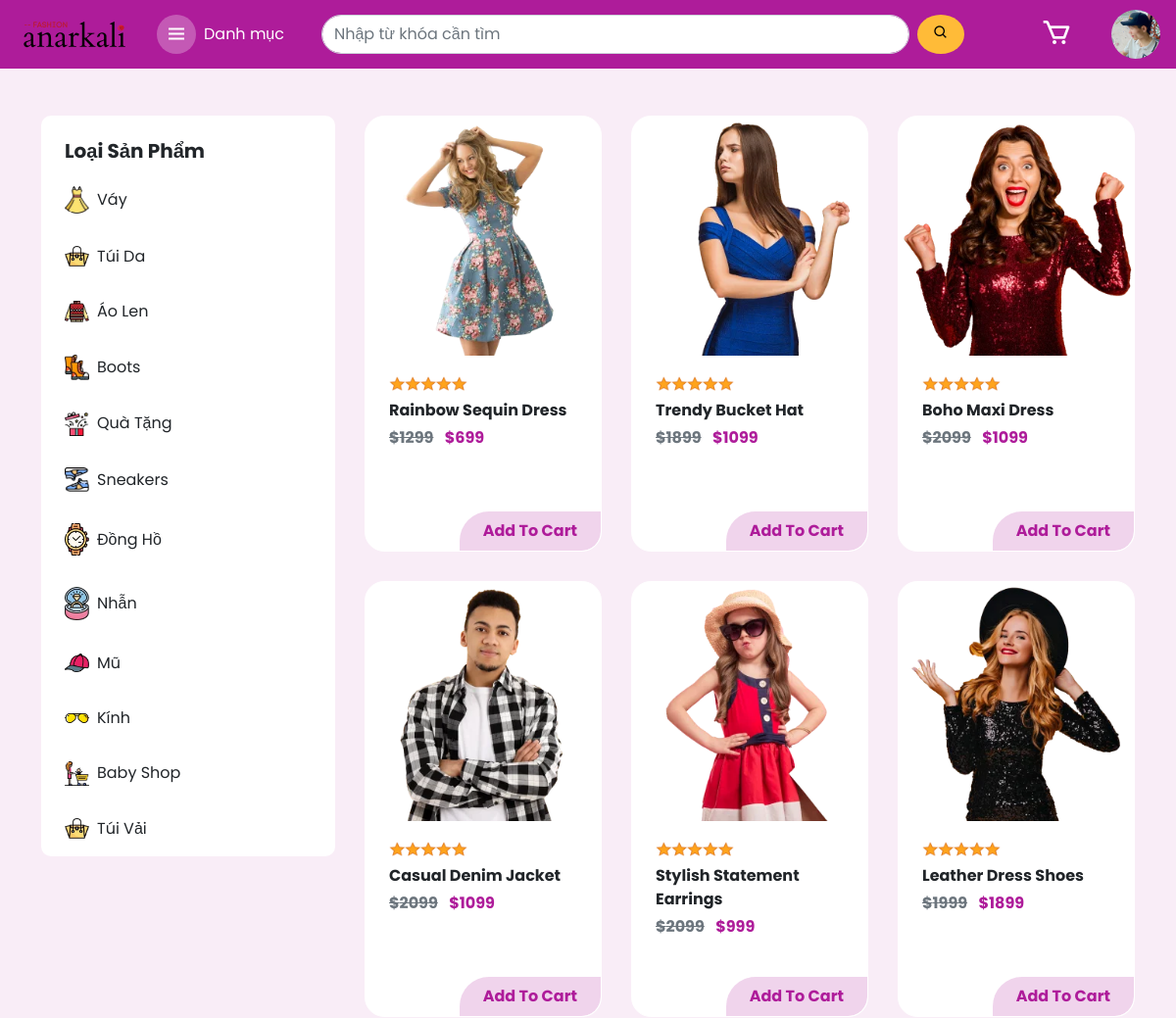
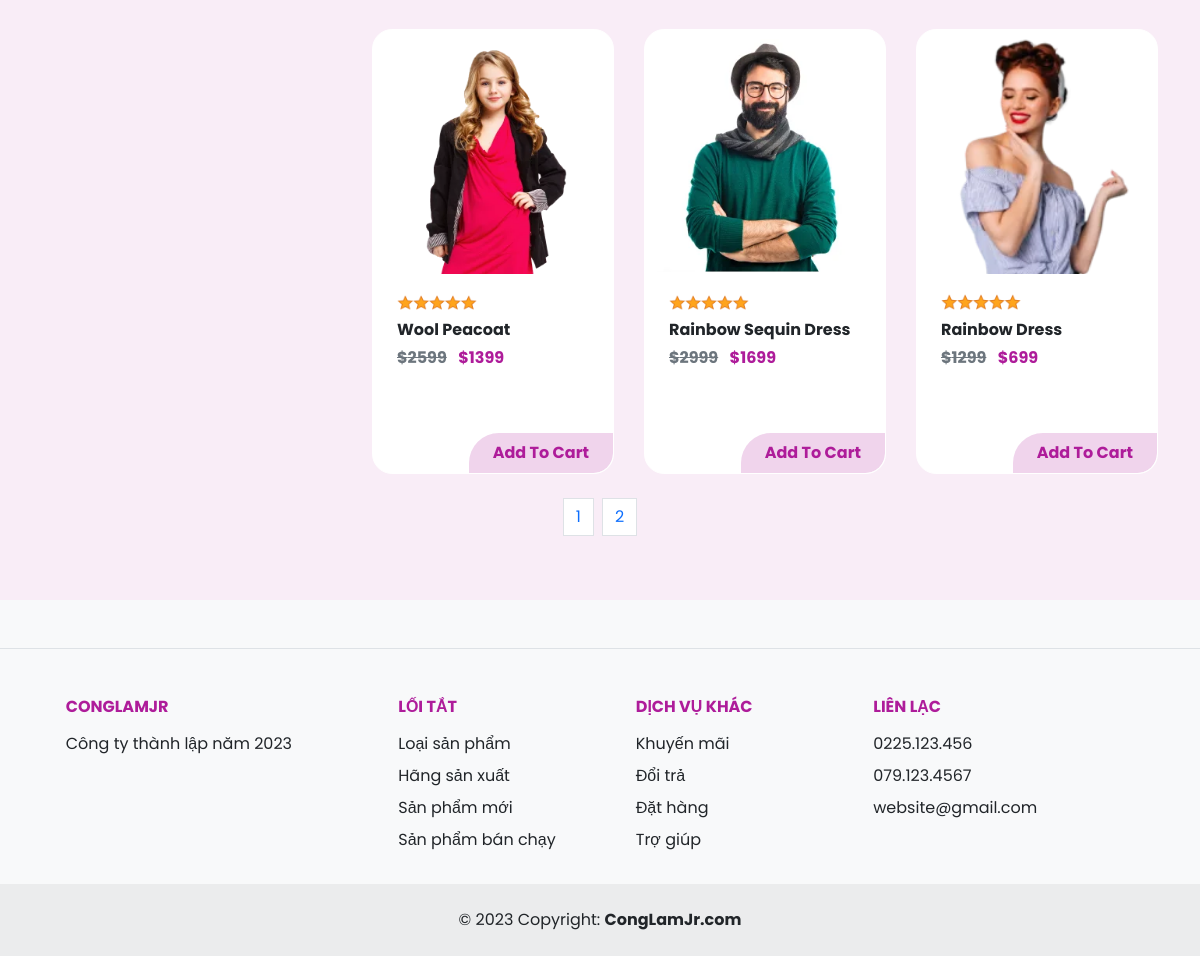
Screenshot of /trang_chu/xem_theo_loai_san_pham.php (signed in) with the database file from the repository (2 pictures, top to bottom).
### tables this page shows
CREATE TABLE `nguoidung` (
  `TaiKhoan` varchar(64) NOT NULL,
  `MatKhau` varchar(64) NOT NULL,
  `Email` varchar(64) NOT NULL,
  `HinhAnh` varchar(68) NOT NULL,
  `Quyen` int(1) NOT NULL,
  `TrangThai` int(1) NOT NULL
);

CREATE TABLE `loaisanpham` (
  `MaLoaiSanPham` int(64) NOT NULL,
  `TenLoaiSanPham` varchar(64) NOT NULL,
  `HinhAnh` varchar(68) NOT NULL,
  `TrangThai` int(1) NOT NULL
);

CREATE TABLE `sanpham` (
  `MaSanPham` int(64) NOT NULL,
  `TenSanPham` varchar(64) NOT NULL,
  `HinhAnh` varchar(69) NOT NULL,
  `GiaGoc` int(64) NOT NULL,
  `GiaKhuyenMai` int(64) NOT NULL,
  `MoTa` varchar(2000) NOT NULL,
  `GioiTinh` varchar(3) NOT NULL,
  `MaKichThuoc` int(64) NOT NULL,
  `MaLoaiSanPham` int(64) NOT NULL,
  `MaHangSanXuat` int(64) NOT NULL,
  `TrangThai` int(1) NOT NULL
);

### quan_tri/module/database.php (called while the page is built, shortened)
<?php
  function execute_query($sql, $params=NULL) {
    $server = 'localhost';
    $username = 'root';
    $password = '';
    $dbname = 'shopthoitrang';
    $conn = new PDO("mysql:host={$server};dbname={$dbname}", $username, $password);
    $stmt = $conn->prepare($sql);
    if (isset($params))
      foreach ($params as $key => $value)
        $stmt->bindValue($key,$value,PDO::PARAM_STR);
    $stmt->execute();
    return $stmt->fetchAll();
  }
?>

### trang_chu/xem_theo_loai_san_pham.php (the view, shortened to what this page needs)
<!DOCTYPE html>
<html lang="en">
<head>
  <?php
    include 'module/head.php';
  ?>
</head>
<body>
  <form action='xu_ly_tim_kiem.php' method='post' class='d-flex align-items-center justify-content-between header px-3'>
    <?php
      include 'module/header.php';
    ?>
  </form>
  <div class='body containter-fluid'>
    <div class='display_section py-5'>
      <div class='container-md'>
        <div class='display'>
          <div class='sidebar bg-white pt-4 d-flex flex-column overflow-hidden'>
            <div class='fw-bold h5 ms-4'>Loại Sản Phẩm</div>
            <?php
              $sql = "SELECT * FROM loaisanpham";
              $loai_san_phams = execute_query($sql);
              foreach($loai_san_phams as $loai_san_pham){
                echo "<a class='text-decoration-none text-dark d-flex align-items-center py-3' href='xem_theo_loai_san_pham.php?id={$loai_san_pham['MaLoaiSanPham']}'>
                    <img class='icon_loai_san_pham ms-4' src='../data/loai_san_pham/{$loai_san_pham['HinhAnh']}'>
                    <div class='ms-2'>{$loai_san_pham['TenLoaiSanPham']}</div>
                  </a>
                ";
              }
            ?>
          </div>
          <div class='products'>
            <?php
              $sql = "";
              $params = array();
              if(isset($_GET['id'])){
                $ma_loai_san_pham = $_GET['id'];
                $sql = "SELECT * FROM sanpham WHERE MaLoaiSanPham=:ma_loai_san_pham";
                $params['ma_loai_san_pham'] = $ma_loai_san_pham;
              }else{
                $sql = "SELECT * FROM sanpham";
              }
              $page_index = 1;
              $page_length = 9;
              $page_start = ($page_index - 1) * $page_length;
              $sql .= " LIMIT {$page_start}, {$page_length}";
              $san_phams = execute_query($sql,$params);
              foreach($san_phams as $san_pham){
                echo "<div class='item bg-white overflow-hidden position-relative'>
                        <img class='product_img mb-3' src='../data/san_pham/{$san_pham['HinhAnh']}'>
                        <img class='rating_img ms-4' src='../img/rating.png'>
                        <div class='fw-bold py-1 ms-4'>{$san_pham['TenSanPham']}</div>
                        <div class='fw-bold ms-4'><span class='text-secondary text-decoration-line-through me-2'>"."$"."{$san_pham['GiaGoc']}</span> <span style='color: #ae1c9a;'>"."$"."{$san_pham['GiaKhuyenMai']}</span></div>
                        <a href='gio_hang/xu_ly_them_gio_hang.php?id={$san_pham['MaSanPham']}'><button class='position-absolute px-4 py-2 fw-bold'>Add To Cart</button></a>
                      </div>";
              }
            ?>
          </div>
        </div>
      </div>
      <div class="pagination d-flex justify-content-center mt-4">
        <?php
          if(isset($_GET['id'])){
            $ma_loai_san_pham = $_GET['id'];
            $row_number = execute_query("SELECT COUNT(*) AS dem FROM sanpham WHERE MaLoaiSanPham=:ma_loai_san_pham", array('ma_loai_san_pham' => $ma_loai_san_pham))[0]['dem'];
            $page_number = (int) $row_number/$page_length;
            if($row_number % $page_length != 0)
              $page_number++;
            for($i = 1; $i <= $page_number; $i++){
              echo "<ul class='pagination px-1'>
                  <a href='xem_theo_loai_san_pham.php?id={$ma_loai_san_pham}&pid={$i}' class='page-link'>{$i}</a>
                </ul>";
            }
          }else{
            $row_number = execute_query("SELECT COUNT(*) AS dem FROM sanpham")[0]['dem'];
            $page_number = (int) $row_number/$page_length;
            if($row_number % $page_length != 0)
              $page_number++;
            for($i = 1; $i <= $page_number; $i++){
              echo "<ul class='pagination px-1'>
                  <a href='xem_theo_loai_san_pham.php?pid={$i}' class='page-link'>{$i}</a>
                </ul>";
            }
          }
        ?>
      </div>
    </div>
  </div>
  <div class='footer'>
    <?php
      include 'module/footer.php';
    ?>
  </div>
</body>
</html>

### trang_chu/module/header.php (shortened to what this page needs)
<div class='d-flex'>
  <img class='logo' src="../img/logo2.avif">
  <button type='button' class='d-flex align-items-center ms-4 category_button'>
    <div class='d-flex align-items-center category_icon_container p-2'><i class='bx bx-menu text-white fs-4 category_icon'></i></div>
    <div class='fs-6 text-white ps-2'>Danh mục
    </div>
  </button>
</div>
<div class='search_container d-flex'>
  <input required='true' type="text" name='tu_khoa' class='form-control input_search' placeholder='Nhập từ khóa cần tìm'>
  <button type='submit' class='px-3 py-2 button_search ms-2'><i class='bx bx-search' ></i></button>
</div>
<?php
  $hinh_anh = execute_query('SELECT HinhAnh FROM nguoidung WHERE TaiKhoan=:tai_khoan', array('tai_khoan' => $_SESSION['TenTaiKhoan']))[0][0];
?>
<div class='d-flex justify-content-center align-items-center'>
  <a href='gio_hang.php' class='text-decoration-none cart_container position-relative'>
    <i style='transform: scale(2.0);' class='bx bx-cart text-white mx-5'></i>
  </a>
  <a href="trang_ca_nhan.php"><button type='button' class='button_user'><img class='user_img' src='../data/nguoi_dung/<?php echo $hinh_anh; ?>'></button></a>
</div>

### trang_chu/style/header.css (style rules this page uses)
* { padding: 0; margin: 0; box-sizing: border-box; font-family: 'Poppins', sans-serif; }
.header { height: 70px; background-color: #ae1c9a; left: 0; right: 0; }
.header .logo { width: 120px; }
.header .category_button { background-color: unset; border: none; position: relative; }
.header .category_icon_container { background-color: rgba(255, 255, 255, 0.27); border-radius: 50%; }
.header .search_container .input_search { width: 600px; border-radius: 20px; }
.header .search_container .button_search { border: none; border-radius: 50%; background-color: #ffbb38; }
.header .user_img { object-fit: cover; width: 50px; border-radius: 50%; height: 50px; }
.button_cart, .button_user { border: none; background-color: unset; }

### trang_chu/style/body.css (style rules this page uses)
* { padding: 0; margin: 0; box-sizing: border-box; font-family: 'Poppins', sans-serif; }
.body .category_section .item_container, .display .products, .display { display: grid; grid-template-columns: repeat(6, 1fr); column-gap: 30px; row-gap: 30px; }
.body .new_arrival_section, .body .display_section { background-color: rgba(174, 28, 154, 0.08); }
.new_arrival .item, .flash_sale .item, .other_products .item, .display .products .item, .products_container .item { border-radius: 20px; height: 445px; border: 1px solid #fff; transition: 0.25s; }
.new_arrival .product_img, .flash_sale .product_img, .other_products .product_img, .products .product_img, .products_container .product_img { width: 100%; object-fit: cover; }
.rating_img { width: 80px; }
.new_arrival .item button, .flash_sale .item button, .top_selling .item button, .products .item button, .products_container .item button, .all_products .item button { padding: 1.2rem 1.6rem 1.2rem 2.5rem; border: none; right: 0; bottom: 0; border-bottom-right-radius: 20px; border-top-left-radius: 30px; background-color: rgba(174,28,154,.1882352941); color: #ae1c9a; transition: 0.25s; }
.display_section .display .sidebar { border-radius: 10px; align-self: start; }
.display_section .display { grid-template-columns: 300px 1fr; }
.display .sidebar .icon_loai_san_pham { width: 25px; object-fit: cover; }
.display .products { grid-template-columns: repeat(3, 1fr); }

### rows the page displays
nguoidung: HinhAnh (picture)
loaisanpham: HinhAnh (picture), TenLoaiSanPham "Váy"
loaisanpham: HinhAnh (picture), TenLoaiSanPham "Túi Da"
loaisanpham: HinhAnh (picture), TenLoaiSanPham "Áo Len"
loaisanpham: HinhAnh (picture), TenLoaiSanPham "Boots"
loaisanpham: HinhAnh (picture), TenLoaiSanPham "Quà Tặng"
loaisanpham: HinhAnh (picture), TenLoaiSanPham "Sneakers"
loaisanpham: HinhAnh (picture), TenLoaiSanPham "Đồng Hồ"
loaisanpham: HinhAnh (picture), TenLoaiSanPham "Nhẫn"
loaisanpham: HinhAnh (picture), TenLoaiSanPham "Mũ"
loaisanpham: HinhAnh (picture), TenLoaiSanPham "Kính"
loaisanpham: HinhAnh (picture), TenLoaiSanPham "Baby Shop"
loaisanpham: HinhAnh (picture), TenLoaiSanPham "Túi Vải"
sanpham: HinhAnh (picture), TenSanPham "Rainbow Sequin Dress", GiaGoc "1299", GiaKhuyenMai "699"
sanpham: HinhAnh (picture), TenSanPham "Trendy Bucket Hat", GiaGoc "1899", GiaKhuyenMai "1099"
sanpham: HinhAnh (picture), TenSanPham "Boho Maxi Dress", GiaGoc "2099", GiaKhuyenMai "1099"
sanpham: HinhAnh (picture), TenSanPham "Casual Denim Jacket", GiaGoc "2099", GiaKhuyenMai "1099"
sanpham: HinhAnh (picture), TenSanPham "Stylish Statement Earrings", GiaGoc "2099", GiaKhuyenMai "999"
sanpham: HinhAnh (picture), TenSanPham "Leather Dress Shoes", GiaGoc "1999", GiaKhuyenMai "1899"
sanpham: HinhAnh (picture), TenSanPham "Wool Peacoat", GiaGoc "2599", GiaKhuyenMai "1399"
sanpham: HinhAnh (picture), TenSanPham "Rainbow Sequin Dress", GiaGoc "2999", GiaKhuyenMai "1699"
sanpham: HinhAnh (picture), TenSanPham "Rainbow Dress", GiaGoc "1299", GiaKhuyenMai "699"
